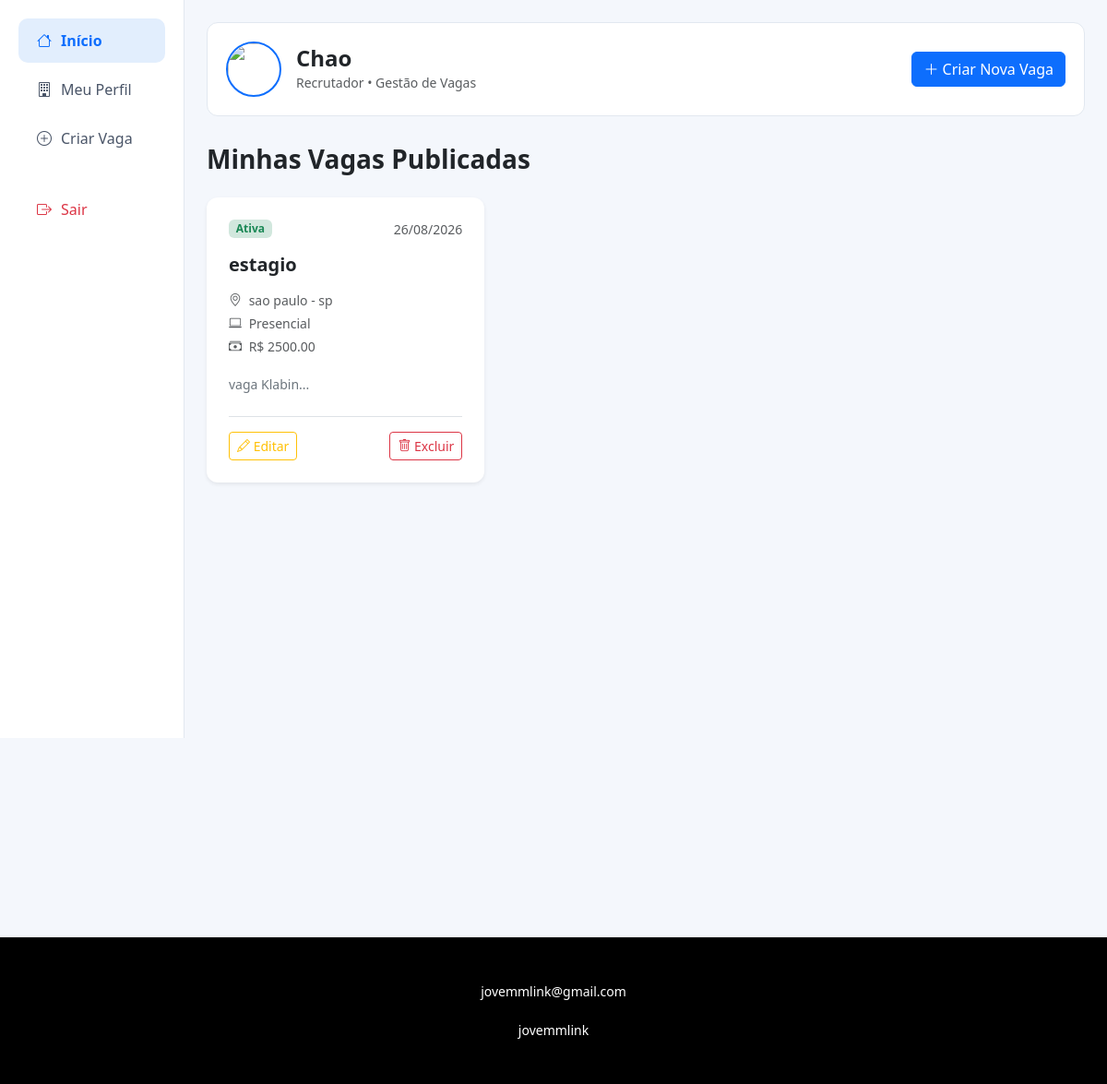
The app's page /inicioEmpresa.php (signed in) with its own data.
### tables this page shows
CREATE TABLE `empresa` (
  `idEmpresa` int NOT NULL,
  `fotoEmpresa` varchar(255) DEFAULT NULL,
  `nomeEmpresa` varchar(250) NOT NULL,
  `razaoSocialEmpresa` varchar(250) NOT NULL,
  `dataFundacaoEmpresa` date DEFAULT NULL,
  `cnpjEmpresa` varchar(20) NOT NULL,
  `estadoEmpresa` varchar(2) DEFAULT NULL,
  `cidadeEmpresa` varchar(100) DEFAULT NULL,
  `emailEmpresa` varchar(150) NOT NULL,
  `senhaEmpresa` varchar(255) NOT NULL,
  `dataCadastro` datetime DEFAULT CURRENT_TIMESTAMP
);

CREATE TABLE `vaga` (
  `idVaga` int NOT NULL,
  `idEmpresa` int NOT NULL,
  `tituloVaga` varchar(200) NOT NULL,
  `descricaoVaga` text NOT NULL,
  `requisitosVaga` text,
  `modalidadeVaga` varchar(50) DEFAULT 'Presencial',
  `salarioVaga` decimal(10,2) DEFAULT NULL,
  `cidadeVaga` varchar(100) DEFAULT NULL,
  `estadoVaga` varchar(2) DEFAULT NULL,
  `statusVaga` varchar(20) DEFAULT 'Ativa',
  `dataCriacao` datetime DEFAULT CURRENT_TIMESTAMP
);

### inicioEmpresa.php (the view, shortened to what this page needs)
<?php
include "conexaoBD.php";
$idEmpresa = $_SESSION['idEmpresa'];
$queryEmpresa = mysqli_query($conn, "SELECT * FROM Empresa WHERE idEmpresa = '$idEmpresa'");
$dadosEmpresa = mysqli_fetch_assoc($queryEmpresa);
$sqlVagas = "SELECT * FROM vaga WHERE idEmpresa = '$idEmpresa' ORDER BY idVaga DESC";
$resultadoVagas = mysqli_query($conn, $sqlVagas);
?>
<!DOCTYPE html>
<html lang="pt-br">
<head>
    <link href="https://cdn.jsdelivr.net/npm/bootstrap@5.3.0/dist/css/bootstrap.min.css" rel="stylesheet">
    <link rel="stylesheet" href="https://cdn.jsdelivr.net/npm/bootstrap-icons@1.11.0/font/bootstrap-icons.css">
</head>
<body>
<div class="container-fluid">
    <div class="row">
        <div class="col-md-2 sidebar">
            <nav class="nav flex-column px-2">
                <a class="nav-link active" href="inicioEmpresa.php"><i class="bi bi-house"></i> Início</a>
                <a class="nav-link" href="perfilEmpresa.php"><i class="bi bi-building"></i> Meu Perfil</a>
                <a class="nav-link" href="formCadastrarVaga.php"><i class="bi bi-plus-circle"></i> Criar Vaga</a>
                <a class="nav-link text-danger mt-4" href="logout.php"><i class="bi bi-box-arrow-right"></i> Sair</a>
            </nav>
        </div>
        <div class="col-md-10 p-4">
            <div class="card-profile d-flex justify-content-between align-items-center">
                <div class="d-flex align-items-center gap-3">
                    <img src="assets/img/img_avatar1.png" class="rounded-circle" style="width: 60px; height: 60px; object-fit: cover; border: 2px solid #0d6efd;">
                    <div>
                        <h4 class="fw-bold mb-0"><?= htmlspecialchars($dadosEmpresa['nomeEmpresa'] ?? 'Painel da Empresa') ?></h4>
                        <small class="text-muted">Recrutador • Gestão de Vagas</small>
                    </div>
                </div>
                <a href="formCadastrarVaga.php" class="btn btn-primary">
                    <i class="bi bi-plus-lg"></i> Criar Nova Vaga
                </a>
            </div>
            <div class="d-flex justify-content-between align-items-center mb-4">
                <h3 class="fw-bold mb-0">Minhas Vagas Publicadas</h3>
            </div>
            <div class="row">
                <?php if ($resultadoVagas && mysqli_num_rows($resultadoVagas) > 0): ?>
                    <?php while ($vaga = mysqli_fetch_assoc($resultadoVagas)): ?>
                        <div class="col-md-4 mb-4">
                            <div class="card h-100 shadow-sm border-0 vaga-card">
                                <div class="card-body d-flex flex-column p-4">
                                    <div class="d-flex justify-content-between align-items-start mb-2">
                                        <span class="badge bg-success-subtle text-success">
                                            <?= htmlspecialchars($vaga['statusVaga'] ?? 'Ativa') ?>
                                        </span>
                                        <small class="text-muted"><?= date('d/m/Y', strtotime($vaga['dataCriacao'])) ?></small>
                                    </div>
                                    <h5 class="card-title fw-bold text-dark mt-2 mb-3"><?= htmlspecialchars($vaga['tituloVaga']) ?></h5>
                                    <div class="small text-muted mb-3">
                                        <?php if (!empty($vaga['cidadeVaga'])): ?>
                                            <div class="mb-1"><i class="bi bi-geo-alt me-1"></i> <?= htmlspecialchars($vaga['cidadeVaga']) ?><?= !empty($vaga['estadoVaga']) ? ' - ' . htmlspecialchars($vaga['estadoVaga']) : '' ?></div>
                                        <?php endif; ?>
                                        <?php if (!empty($vaga['modalidadeVaga'])): ?>
                                            <div class="mb-1"><i class="bi bi-laptop me-1"></i> <?= htmlspecialchars($vaga['modalidadeVaga']) ?></div>
                                        <?php endif; ?>
                                        <?php if (!empty($vaga['salarioVaga'])): ?>
                                            <div class="mb-1"><i class="bi bi-cash-stack me-1"></i> R$ <?= htmlspecialchars($vaga['salarioVaga']) ?></div>
                                        <?php endif; ?>
                                    </div>
                                    <p class="card-text text-secondary flex-grow-1 small">
                                        <?= htmlspecialchars(substr($vaga['descricaoVaga'], 0, 90)) ?>...
                                    </p>
                                    <div class="border-top pt-3 mt-2 d-flex justify-content-between align-items-center">
                                        <a href="formEditarVaga.php?id=<?= $vaga['idVaga'] ?>" class="btn btn-sm btn-outline-warning">
                                            <i class="bi bi-pencil"></i> Editar
                                        </a>
                                        <a href="excluirVaga.php?id=<?= $vaga['idVaga'] ?>" class="btn btn-sm btn-outline-danger" onclick="return confirm('Tem certeza que deseja excluir esta vaga?');">
                                            <i class="bi bi-trash"></i> Excluir
                                        </a>
                                    </div>
                                </div>
                            </div>
                        </div>
                    <?php endwhile; ?>
                <?php endif; ?>
            </div>
        </div>
    </div>
</div>
<?php include "footer.php"; ?>
</body>
</html>

### inicioEmpresa.php (style rules this page uses)
body { background-color: #f4f7fc; margin: 0; padding: 0; }
.sidebar { background-color: #ffffff; border-right: 1px solid #e2e8f0; min-height: 100vh; padding-top: 20px; }
.sidebar .nav-link { color: #4a5568; font-weight: 500; padding: 12px 20px; border-radius: 10px; margin-bottom: 5px; display: flex; align-items: center; gap: 10px; text-decoration: none; }
.sidebar .nav-link.active, .sidebar .nav-link:hover { background-color: #e2eefd; color: #0d6efd; font-weight: 600; }
.card-profile { background: #ffffff; border-radius: 12px; border: 1px solid #e2e8f0; padding: 20px; margin-bottom: 30px; }
.vaga-card { transition: transform 0.2s; border-radius: 12px; }

### records on screen
empresa: nomeEmpresa "Chao"
vaga: statusVaga "Ativa", dataCriacao "26/08/2026", tituloVaga "estagio", cidadeVaga "sao paulo", estadoVaga "sp", modalidadeVaga "Presencial", salarioVaga "2500.00", descricaoVaga "vaga Klabin"
